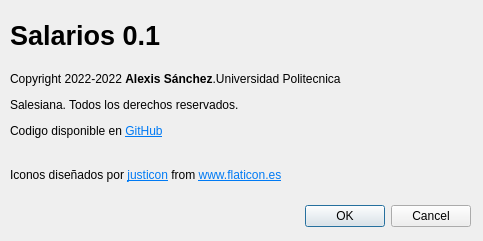
<?xml version="1.0" encoding="UTF-8"?>
<ui version="4.0">
 <class>Acerca</class>
 <widget class="QDialog" name="Acerca">
  <property name="geometry">
   <rect>
    <x>0</x>
    <y>0</y>
    <width>483</width>
    <height>241</height>
   </rect>
  </property>
  <property name="windowTitle">
   <string>Acerca de Salarios</string>
  </property>
  <widget class="QDialogButtonBox" name="buttonBox">
   <property name="geometry">
    <rect>
     <x>10</x>
     <y>200</y>
     <width>461</width>
     <height>32</height>
    </rect>
   </property>
   <property name="orientation">
    <enum>Qt::Horizontal</enum>
   </property>
   <property name="standardButtons">
    <set>QDialogButtonBox::Cancel|QDialogButtonBox::Ok</set>
   </property>
  </widget>
  <widget class="QLabel" name="lblNombre">
   <property name="geometry">
    <rect>
     <x>10</x>
     <y>-10</y>
     <width>461</width>
     <height>91</height>
    </rect>
   </property>
   <property name="font">
    <font>
     <pointsize>20</pointsize>
     <weight>75</weight>
     <bold>true</bold>
    </font>
   </property>
   <property name="text">
    <string>Salarios 0.1</string>
   </property>
  </widget>
  <widget class="QLabel" name="lblDerechos">
   <property name="geometry">
    <rect>
     <x>10</x>
     <y>50</y>
     <width>451</width>
     <height>111</height>
    </rect>
   </property>
   <property name="text">
    <string>&lt;html&gt;&lt;head/&gt;&lt;body&gt;&lt;p&gt;&lt;span style=&quot; font-size:9pt;&quot;&gt;Copyright 2022-2022 &lt;/span&gt;&lt;span style=&quot; font-size:9pt; font-weight:600;&quot;&gt;Alexis Sánchez&lt;/span&gt;&lt;span style=&quot; font-size:9pt;&quot;&gt;.Universidad Politecnica &lt;/span&gt;&lt;/p&gt;&lt;p&gt;&lt;span style=&quot; font-size:9pt;&quot;&gt;Salesiana. Todos los derechos reservados. &lt;/span&gt;&lt;/p&gt;&lt;p&gt;&lt;span style=&quot; font-size:9pt;&quot;&gt;Codigo disponible en &lt;/span&gt;&lt;a href=&quot;https://github.com/Fernand567/P59-Qt-Salarios&quot;&gt;&lt;span style=&quot; font-size:9pt; text-decoration: underline; color:#007af4;&quot;&gt;GitHub&lt;/span&gt;&lt;/a&gt;&lt;/p&gt;&lt;/body&gt;&lt;/html&gt;</string>
   </property>
   <property name="wordWrap">
    <bool>true</bool>
   </property>
  </widget>
  <widget class="QLabel" name="lblFreepik">
   <property name="geometry">
    <rect>
     <x>10</x>
     <y>160</y>
     <width>291</width>
     <height>31</height>
    </rect>
   </property>
   <property name="text">
    <string>&lt;html&gt;&lt;head/&gt;&lt;body&gt;&lt;p&gt;&lt;span style=&quot; font-size:9pt;&quot;&gt;Iconos diseñados por &lt;/span&gt;&lt;a href=&quot;https://www.flaticon.es/autores/justicon&quot;&gt;&lt;span style=&quot; font-size:9pt; text-decoration: underline; color:#007af4;&quot;&gt;justicon&lt;/span&gt;&lt;/a&gt;&lt;span style=&quot; font-size:9pt;&quot;&gt; from &lt;/span&gt;&lt;a href=&quot;https://www.flaticon.es/&quot;&gt;&lt;span style=&quot; font-size:9pt; text-decoration: underline; color:#007af4;&quot;&gt;www.flaticon.es&lt;/span&gt;&lt;/a&gt;&lt;/p&gt;&lt;/body&gt;&lt;/html&gt;</string>
   </property>
  </widget>
 </widget>
 <resources/>
 <connections>
  <connection>
   <sender>buttonBox</sender>
   <signal>accepted()</signal>
   <receiver>Acerca</receiver>
   <slot>accept()</slot>
   <hints>
    <hint type="sourcelabel">
     <x>248</x>
     <y>254</y>
    </hint>
    <hint type="destinationlabel">
     <x>157</x>
     <y>274</y>
    </hint>
   </hints>
  </connection>
  <connection>
   <sender>buttonBox</sender>
   <signal>rejected()</signal>
   <receiver>Acerca</receiver>
   <slot>reject()</slot>
   <hints>
    <hint type="sourcelabel">
     <x>316</x>
     <y>260</y>
    </hint>
    <hint type="destinationlabel">
     <x>286</x>
     <y>274</y>
    </hint>
   </hints>
  </connection>
 </connections>
</ui>
